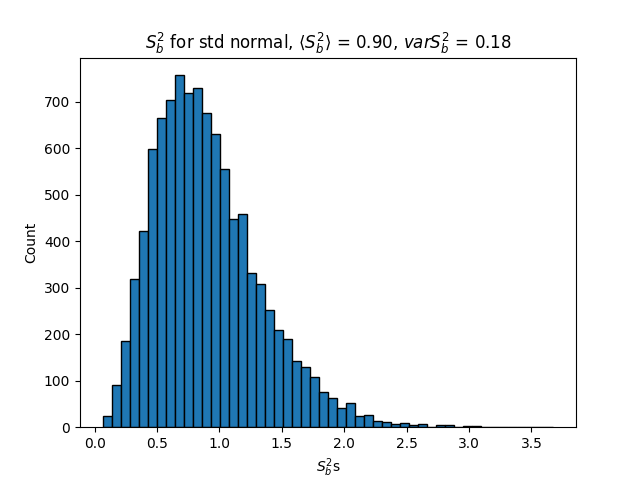

The Python source for this figure:
import numpy as np
import matplotlib.pyplot as plt

n_trials = 10
n_experiments = 10000

def get_dataset(n_trials: int, n_experiments: int)-> np.array:
    return np.random.standard_normal(size = (n_experiments, n_trials))

def generate_sample_means(datasets: np.array)-> np.array:

    X_bars = np.mean(datasets, axis = 0)

    return X_bars



def part_1():
    datasets = get_dataset(n_experiments, n_trials)
    X_bars = generate_sample_means(datasets)

    Sbs = np.array([])

    for n_ex in range(n_experiments):
        sum = 0
        for n_t in range(n_trials):
            sum +=(datasets[n_t, n_ex] - X_bars[n_ex])**2/n_trials
        Sbs = np.append(Sbs, sum)

    plt.title(fr"$S_b^2$ for std normal, $\langle S_b^2 \rangle$ = {Sbs.mean():.2f}, $var S_b^2 $ = {Sbs.var():.2f}")
    plt.ylabel(fr"Count")   
    plt.xlabel("$S_b^2$s")
    plt.hist(Sbs, bins = 50, edgecolor = "black")
    plt.savefig("HW3_3_2.png")
    plt.show()


def main():
    part_1()
    
if __name__ == "__main__":
    main()
